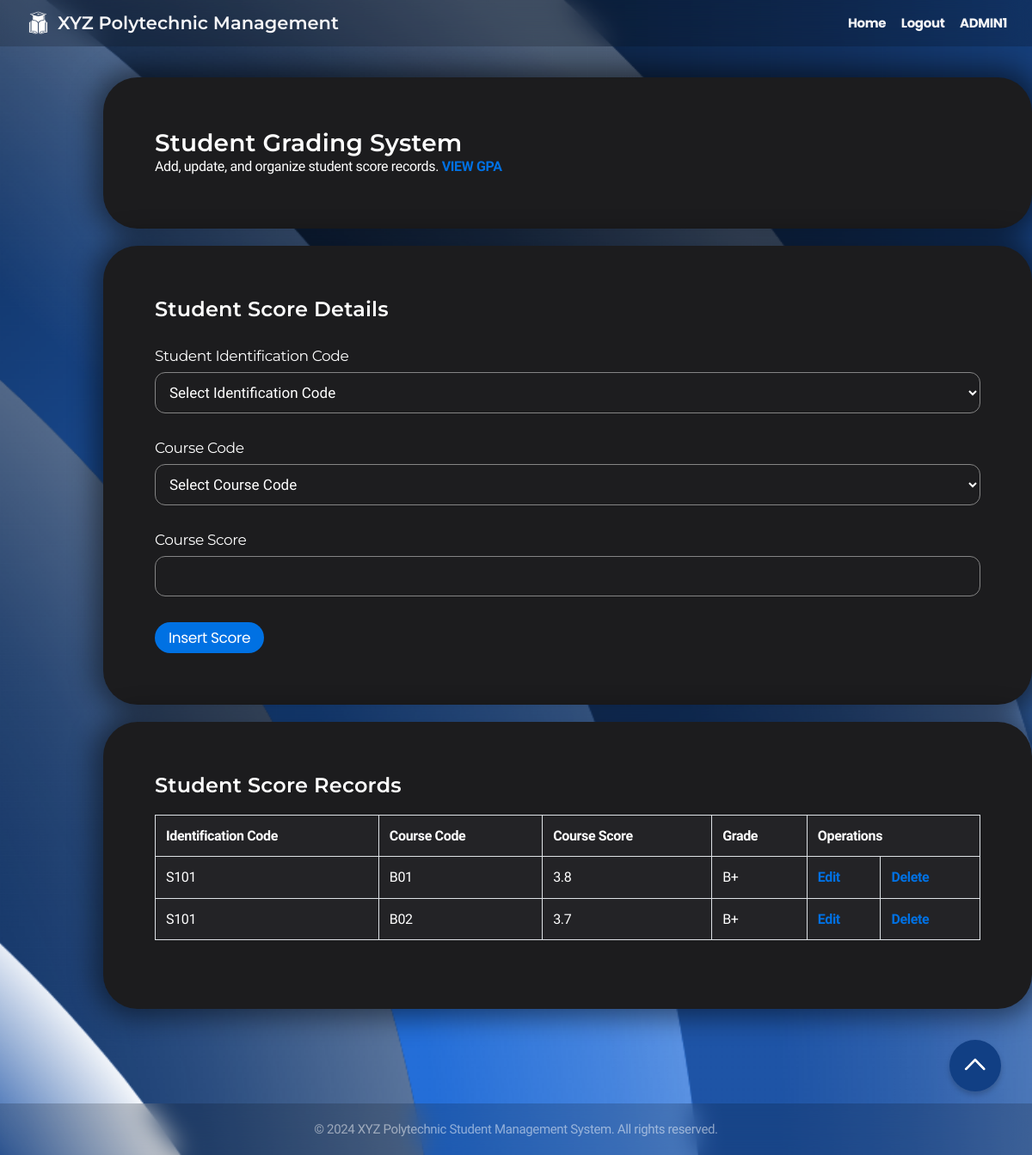
/CRUD4/admin_score.php (signed in), run on the app's committed database.
### tables this page shows
CREATE TABLE `semester_gpa_to_course_code` (
  `grade_id` int(4) NOT NULL,
  `identification_code` varchar(4) NOT NULL,
  `course_code` varchar(3) NOT NULL,
  `course_score` decimal(2,1) NOT NULL,
  `grade` varchar(2) NOT NULL
);

### CRUD4/admin_score.php (the view, shortened to what this page needs)
<?php
$connect = mysqli_connect("localhost", "root", "", "xyz polytechnic");
$full_name = isset($_SESSION['session_full_name']) ? $_SESSION['session_full_name']:"";
?>
<!DOCTYPE html>
<html lang="en">
<head>
    <link rel="stylesheet" href=" ../styles.css">
</head>
<body>
    <div class="navbar">
        <div class="navbar-brand">
            <img src="../logo.png" alt="XYZ Polytechnic Logo" class="school-logo">
            <h1>XYZ Polytechnic Management</h1>
        </div>
        <nav>
            <a href=" ../admin_dashboard.php">Home</a>
            <a href=" ../logout.php">Logout</a>
            <a><?php echo htmlspecialchars($full_name); ?></a>
        </nav>
    </div>
    <div class="container">
        <div class="card">
            <h2>Student Grading System</h2>
            <p>Add, update, and organize student score records. <a href="admin_gpa.php">VIEW GPA</a></p>
        </div>
        <div class="card">
            <h3>Student Score Details</h3>
            <form method="post" action="admin_score.php">
                <div class="form-group">
                    <label class="label" for="identification_code">Student Identification Code</label>
                    <select name="identification_code" required>
                        <option value="">Select Identification Code</option>
                    </select>
                </div>
                <div class="form-group">
                    <label class="label" for="course_code">Course Code</label>
                    <select name="course_code" required>
                        <option value="">Select Course Code</option>
                    </select>
                </div>
                <div class="form-group">
                    <label class="label" for="course_score">Course Score</label>
                    <td><input type="text" name="course_score" value="<?php echo isset($_POST['course_score']) ? htmlspecialchars($_POST['course_score'], ENT_QUOTES, 'UTF-8') : ''; ?>" required/>
                </div>
                <button type="submit" name="insert_button" value="Insert Score" >Insert Score</button>
            </form>
        </div>
        <div class="card">
            <h3>Student Score Records</h3>
            <button id="scrollToTop" class="button" onclick="scroll_to_top()"><img src=" ../scroll_up.png" alt="Scroll to top"></button>
            <?php
            $query = $connect->prepare("SELECT * FROM semester_gpa_to_course_code");
            $query->execute();
            $query->bind_result($id, $identification_code, $course_code, $course_score, $grade);
            echo '<table border="1" bgcolor="white" align="center">';
            echo '<tr><th>Identification Code</th><th>Course Code</th><th>Course Score</th><th>Grade</th><th colspan="2">Operations</th></tr>';
            while ($query->fetch()) {
                echo '<tr>';
                echo "<td>" . htmlspecialchars($identification_code, ENT_QUOTES, 'UTF-8') . "</td>";
                echo "<td>" . htmlspecialchars($course_code, ENT_QUOTES, 'UTF-8') . "</td>";
                echo "<td>" . htmlspecialchars($course_score, ENT_QUOTES, 'UTF-8') . "</td>";
                echo "<td>" . htmlspecialchars($grade, ENT_QUOTES, 'UTF-8') . "</td>";
                echo "<td><a href='admin_edit.php?operation=edit&id=" . htmlspecialchars($id, ENT_QUOTES, 'UTF-8') . "&identification_code" . htmlspecialchars($identification_code, ENT_QUOTES, 'UTF-8') . "&course_code=" . htmlspecialchars($course_code, ENT_QUOTES, 'UTF-8') . "&course_score=" . htmlspecialchars($course_score, ENT_QUOTES, 'UTF-8') . "&grade=" . htmlspecialchars($grade, ENT_QUOTES, 'UTF-8') . "'>Edit</a></td>";
                echo "<td><a href='admin_delete.php?operation=delete&id=" . htmlspecialchars($id, ENT_QUOTES, 'UTF-8') . "&csrf_token=" . $_SESSION['csrf_token'] . "'>Delete</a></td>";
                echo '</tr>';
            }
            echo '</table>';
            ?>
        </div>
    </div>
    <footer class="footer">
        <p>&copy; 2024 XYZ Polytechnic Student Management System. All rights reserved.</p>
    </footer>
</body>
</html>

### styles.css (style rules this page uses)
* { margin: 0; padding: 0; box-sizing: border-box; }
body { font-family: 'Nunito Sans', sans-serif; line-height: 1.47059; font-weight: 400; letter-spacing: -.022em; background-image: url('background.png'); background-size: cover; background-position: center; background-repeat: no-repeat; background-attachment: fixed; background-color: #1c1c1e; color: #ffffff; min-height: 100vh; display: flex; flex-direction: column; -webkit-font-smoothing: antialiased; }
h1, h2, h3, h4, h5, h6 { font-family: 'Montserrat', sans-serif; font-weight: 600; }
h1 { font-size: 40px; line-height: 1.1; letter-spacing: 0; }
h2 { font-size: 28px; line-height: 1.14286; letter-spacing: .007em; }
h3 { font-size: 24px; line-height: 1.16667; letter-spacing: .009em; }
button, .button { font-family: 'Poppins', sans-serif; background-color: #0071e3; color: #fff; font-size: 17px; line-height: 1.17648; font-weight: 400; letter-spacing: -.022em; padding: 8px 16px; border-radius: 980px; border: none; cursor: pointer; transition: all 0.3s ease; }
a { color: #0071e3; margin-top: 20px; text-decoration: none; font-weight: bold; }
.navbar { background: #0000002d; backdrop-filter: saturate(100%) blur(15px); position: fixed; top: 0px; left: 0; right: 0; z-index: 9999; height: 54px; display: flex; align-items: center; justify-content: space-between; padding: 0 22px; }
.navbar-brand { display: flex; align-items: center; }
.navbar-brand h1 { color: #f5f5f7; font-size: 21px; margin: 0; }
.navbar a { font-family: 'Poppins', sans-serif; color: #f5f5f7; font-size: 15px; text-decoration: none; padding: 0 7px; opacity: 1; transition: opacity 0.3s; }
.school-logo { height: 45px; width: 45px; }
.container { max-width: 1080px; justify-content: center; align-items: center; min-height: calc(90vh - 44px - 57px); width: 90%; margin: 30px auto; padding: 60px; }
.card { background: #1c1c1e; border-radius: 40px; padding: 60px; margin-bottom: 20px; box-shadow: 0 0 30px 10px rgba(0, 0, 0, 0.485); transition: transform 0.3s ease, box-shadow 0.3s ease; width: 1080px; }
.form-group { margin-top:30px; margin-bottom: 30px; }
.label { font-family: 'Montserrat', sans-serif; display: block; font-size: 17px; line-height: 1.23536; font-weight: 400; letter-spacing: -.022em; margin-bottom: 8px; color: #ffffff; }
input[type="text"], input[type="email"], input[type="password"], input[type="date"], select, textarea { font-family: 'Nunito Sans', sans-serif; width: 100%; padding: 12px; font-size: 17px; line-height: 1.23536; border: 1.6px solid #858585; border-radius: 12px; background-color: #1d1d1f; color: #ffffff; transition: border-color 0.3s ease; }
table { width: 100%; border: 1px solid #ffffff; border-collapse: collapse; margin-bottom: 20px; margin-top: 20px; }
table th, table td { font-family: 'Nunito Sans', sans-serif; padding: 12px; border: 1px solid #dee2e6; text-align: left; background: #232326; }
.footer { padding: 20px; text-align: center; font-size: 15px; line-height: 1.33337; margin-top: auto; background: #0000002d; backdrop-filter: saturate(100%) blur(15px); color: rgba(255, 255, 255, 0.5); }
#scrollToTop { position: fixed; top: 90%; right: 3%; z-index: 1000; width: 60px; height: 60px; background-color: #113f84; color: #fff; border-radius: 50%; box-shadow: 0 4px 6px rgba(0, 0, 0, 0.2); transition: all 0.3s ease; border: none; display: flex; align-items: center; justify-content: center; cursor: pointer; }
#scrollToTop img { width: 30px; height: auto; pointer-events: none; }

### data on the page
semester_gpa_to_course_code: identification_code "S101", course_code "B01", course_score "3.8", grade "B+"
semester_gpa_to_course_code: identification_code "S101", course_code "B02", course_score "3.7", grade "B+"

### other printed values
$full_name "ADMIN1"
